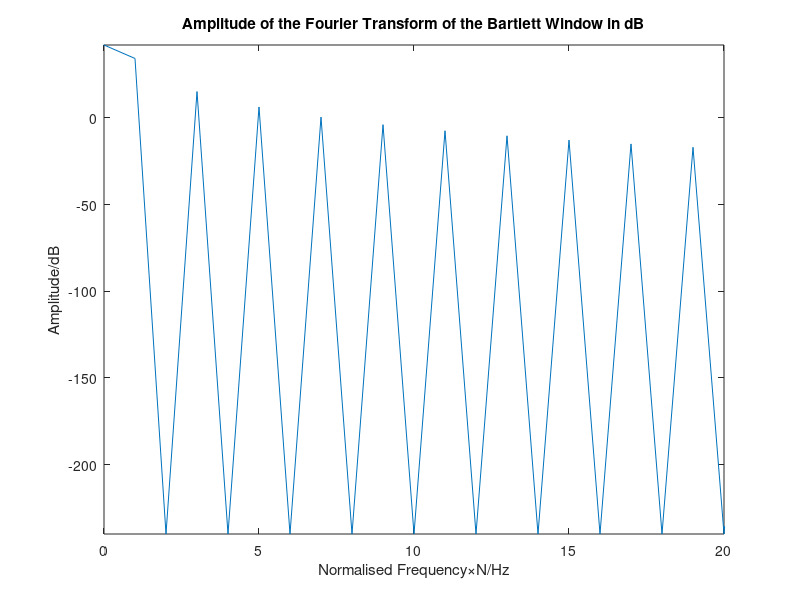

The MATLAB source for this figure:
% ASPMI Part 1.3e
% Plot amplitude of the Fourier transform of the Bartlett window
phi1 = 0;
phi2 = 0;
N = 256;
win = bartlett(N);
% Find amplitude of the Fourier Transform
fft_win = fftshift(fft(win));
amp_win = abs(fft_win);
amp_win = amp_win+10e-13;
amp_win_dB = 20*log10(amp_win);% Convert to dB

% Plot amplitude of Fourier Transform
f = -0.5*N:0.5*N-1;
figure(1)
plot(f,amp_win_dB);
title('Amplitude of the Fourier Transform of the Bartlett Window in dB')
ylabel('Amplitude/dB')
xlabel('Normalised Frequency\timesN/Hz')
axis([0 20 -inf inf])